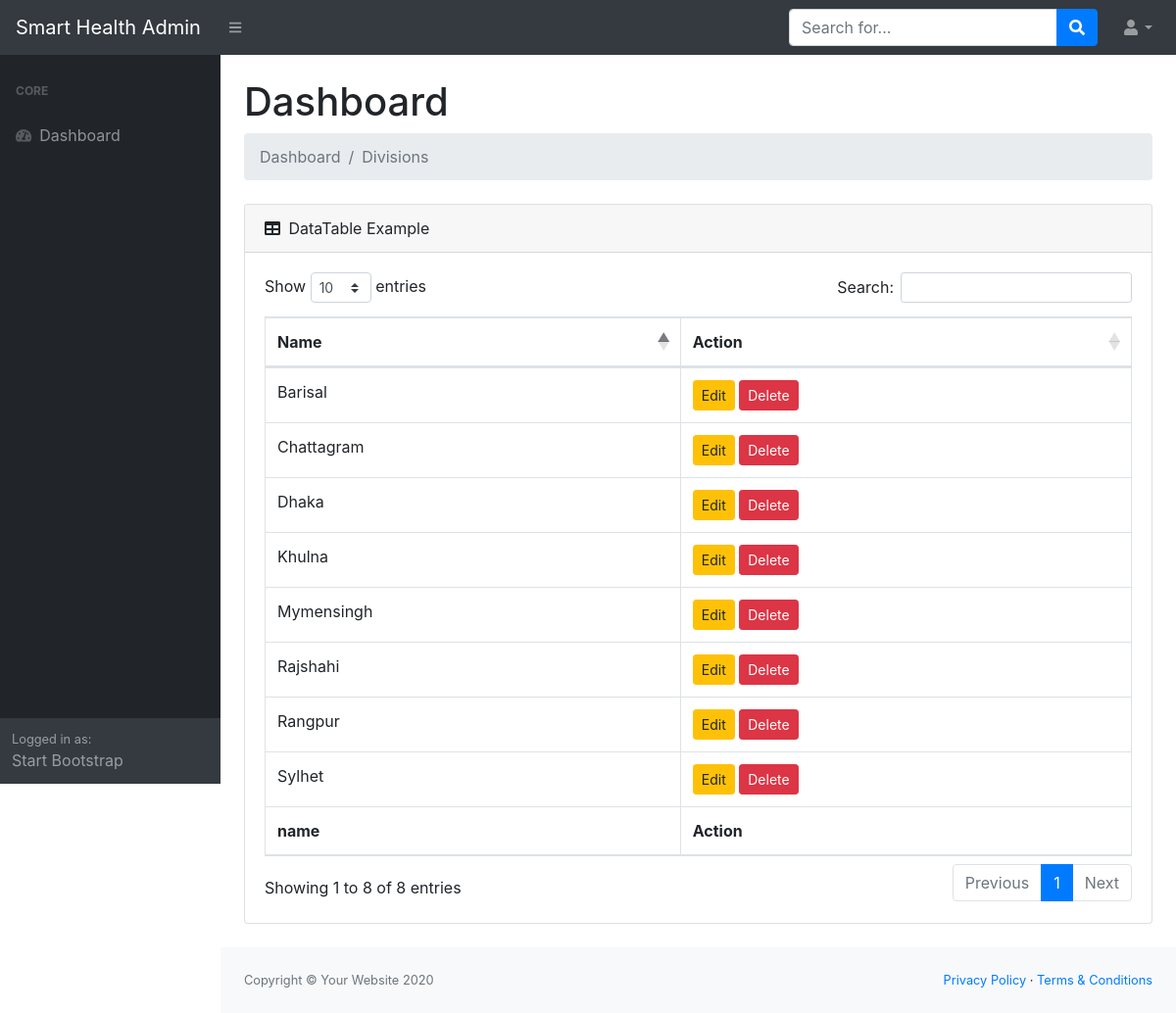
Screenshot of /main/all-division/ (signed in) with the database file from the repository.
### users/models.py (models this page shows, shortened)
class Division(models.Model):
    name = models.CharField(max_length=20)

### users/views.py (the view)
# urls.py: path('main/all-division/', alldivision, name='all-division'),
@login_required
def alldivision(request):
    ctx = {
        'divisions' : Division.objects.all()
    }
    return render(request, 'users/admin/division_list.html', context=ctx)

### users/templates/users/admin/division_list.html
{% extends 'users/admin/base.html' %}
{% block content %}
<h1 class="mt-4">Dashboard</h1>
<ol class="breadcrumb mb-4">
    <li class="breadcrumb-item active">Dashboard</li>
    <li class="breadcrumb-item active">Divisions</li>
</ol>
<div class="card mb-4">
    <div class="card-header">
        <i class="fas fa-table mr-1"></i>
        DataTable Example
    </div>
    <div class="card-body">
        <div class="table-responsive">
            <table class="table table-bordered" id="dataTable" width="100%" cellspacing="0">
                <thead>
                    <tr>
                        <th>Name</th>
                        <th>Action</th>
                    </tr>
                </thead>
                <tfoot>
                    <tr>
                        <th>name</th>
                        <th>Action</th>
                    </tr>
                </tfoot>
                <tbody>
                    {% for division in divisions %}
                    <tr>
                        <td>{{ division.name }}</td>
                        <td>
                            <a href="" class="btn btn-sm btn-warning">Edit</a>
                            <a href="" class="btn btn-sm btn-danger">Delete</a>
                        </td>
                    </tr>
                    {% endfor %}
                </tbody>
            </table>
        </div>
    </div>
</div>
{% endblock content %}

### rows the page displays
Division: name "Chattagram"
Division: name "Rajshahi"
Division: name "Khulna"
Division: name "Barisal"
Division: name "Sylhet"
Division: name "Dhaka"
Division: name "Rangpur"
Division: name "Mymensingh"
